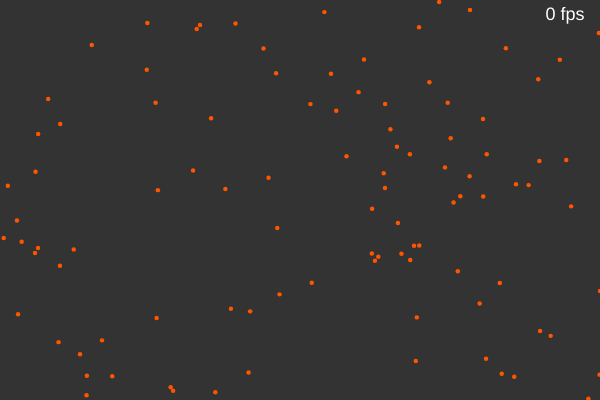
Frame 1 (no input)
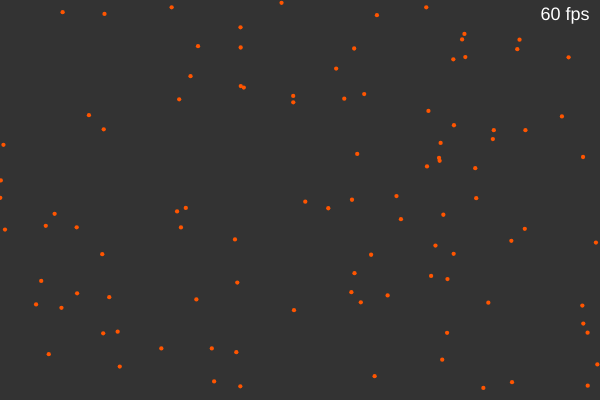
Frame 60 (no input)
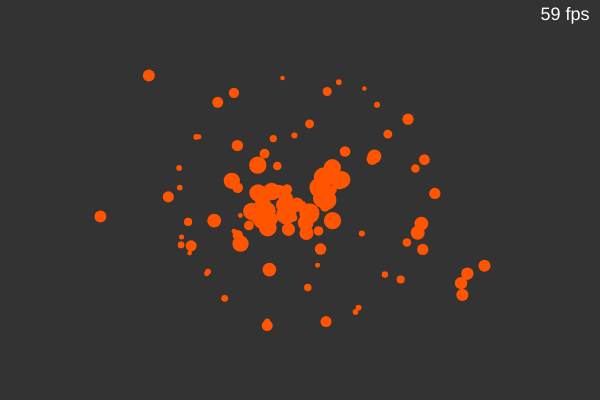
Frame 120 (the mouse pressed at the canvas centre since frame 60)

The p5.js sketch that drew these frames (run headless with seeded random() and noise() and a simulated clock; from frame 60 on, the mouse is pressed at the canvas centre):

// p5.js sketch
// ── sketch.js
// Inspired (copied) from Coding Challenge 56 from the Coding Train

let particles = [];

let gravity = false;
let gravityForce;

let seeking = true;
let looping = true;

let gravityDiv;
let airResistanceDiv;
let airResistanceSlider;

let maxForceDiv;
let maxForceSlider;

let seekButton;
let haltButton;
let currentFPS;

function keyPressed(event) {
  if (key == ' ') {
    gravity = !gravity;
    gravityDiv.html(gravity ? 'Gravity Enabled.' : "Gravity Disabled.");
    event.preventDefault();
  }
}

function setup() {

  haltButton = createButton('HALT!');
  haltButton.mousePressed(() => {
    if (looping) {
      noLoop();
      haltButton.html('RUN!');
    } else {
      loop();
      haltButton.html('HALT!');
    }
    looping = !looping;
  });
  createDiv('');
  createCanvas(600, 400);
  gravityForce = createVector(0, 1);

  for (let i = 0; i < 100; i++) {
    particles.push(new Particle(random(width), random(height), p5.Vector.random2D()));
  }
  createDiv('');
  seekButton = createButton('Seeking Mouse on Click');
  seekButton.mousePressed(() => {
    seeking = !seeking;
    if (seeking) {
      seekButton.html('Seeking Mouse on Click');
    } else {
      seekButton.html('Fleeing Mouse on Click');

    }
  });
  gravityDiv = createDiv('Gravity Disabled. (Space to toggle).');
  airResistanceDiv = createDiv('Air Resistance: 0.20%');
  airResistanceSlider = createSlider(0, 0.15, 0.002, 0.0001);
  airResistanceSlider.input(() => {
    airResistanceDiv.html(`Air Resistance: ${nf(airResistanceSlider.value() * 100, 1, 2)}%`);
    particles.forEach((p) => p.airResistance = airResistanceSlider.value());
  });

  maxForceDiv = createDiv('Max Force: 3');
  maxForceSlider = createSlider(1, 35, 3, 0.5);
  maxForceSlider.input(() => {
    maxForceDiv.html(`Max Force: ${floor(maxForceSlider.value())}`);
    particles.forEach((p) => p.maxForce = maxForceSlider.value());
  });

  particlesCountDiv = createDiv('Particles: 100');
  particlesCountSlider = createSlider(1, 300, 100, 1);
  particlesCountSlider.input(() => {
    let p = particlesCountSlider.value();
    particlesCountDiv.html(`Particles: ${p}`);
    if (p < particles.length) {
      particles.splice(0, particles.length - p);
    } else {
      for (let i = 0; i < p - particles.length; i++) {
        // particles.push(new Particle(random(width), random(height), p5.Vector.random2D()));
        particles.push(particles[i].copy());
      }
    }
  });
  createDiv('');

  airResistanceSlider.style('width', `${width}px`);
  maxForceSlider.style('width', `${width}px`);
  particlesCountSlider.style('width', `${width}px`);

  textAlign(CENTER, CENTER);
  textSize(18);

}


function draw() {
  colorMode(RGB);
  background(51);

  for (let particle of particles) {
    particle.loseEnergy();
    if (gravity) {
      particle.applyForce(gravityForce);
    }
    if (mouseIsPressed && mouseX < width && mouseX > 0 && mouseY < height && mouseY > 0) {
      if (seeking) {
        particle.seek(mouseX, mouseY);
      } else {
        particle.flee(mouseX, mouseY);
      }
    }
    particle.update();
    particle.show();
  }

  fill(240);
  text(`${currentFPS || 0} fps`, width - 35, 15);
  if (frameCount % 10 == 0) {
    currentFPS = floor(frameRate());
  }
}
// ── particle.js
class Particle {
  constructor(x, y, v, size = 8) {
    this.pos = createVector(x, y);
    this.vel = v;
    this.acc = createVector(0, 0);
    // this.color = color(160, 30, 200);
    this.size = size;
    this.maxForce = 3;
    this.airResistance = 0.01;
  }

  loseEnergy() {
    this.vel.mult(1 - this.airResistance);
  }

  seek(x, y) {
    let goal = p5.Vector.sub(createVector(mouseX, mouseY), this.pos);
    goal.setMag(this.maxForce);
    this.applyForce(goal);
  }

  flee(x, y) {
    let goal = p5.Vector.sub(createVector(mouseX, mouseY), this.pos);
    goal.setMag(-this.maxForce);
    this.applyForce(goal);
  }

  applyForce(force) {
    this.acc.add(force);
  }

  update() {
    this.vel.add(this.acc);
    this.pos.add(this.vel);
    this.acc.mult(0);

    if (this.pos.x > width || this.pos.x < 0) {
      this.vel.x = -(this.vel.x * 0.9);
    }
    if (this.pos.y > height || this.pos.y < 0) {
      this.vel.y = -(this.vel.y * 0.9);
    }

    this.pos.x = constrain(this.pos.x, 0, width);
    this.pos.y = constrain(this.pos.y, 0, height);
  }

  show() {
    colorMode(HSB);

    // let h = map(abs(this.vel.mag()), 0, 25, 230, 0);
    let h = 20;
    fill(h, 200, 200);

    let diameter = map(abs(this.vel.mag()), 0, 25, 4, 16);
    noStroke();
    ellipse(this.pos.x, this.pos.y, diameter);
  }

  copy(posOffset) {
    if (!posOffset) {
      posOffset = p5.Vector.random2D();
      posOffset.x *= width;
      posOffset.y *= height;
    }

    let p = new Particle(posOffset.x, posOffset.y, this.vel.copy(), this.size);
    p.acc = this.acc.copy();
    p.airResistance = this.airResistance;
    p.maxForce = this.maxForce;
    return p;
  }
}
